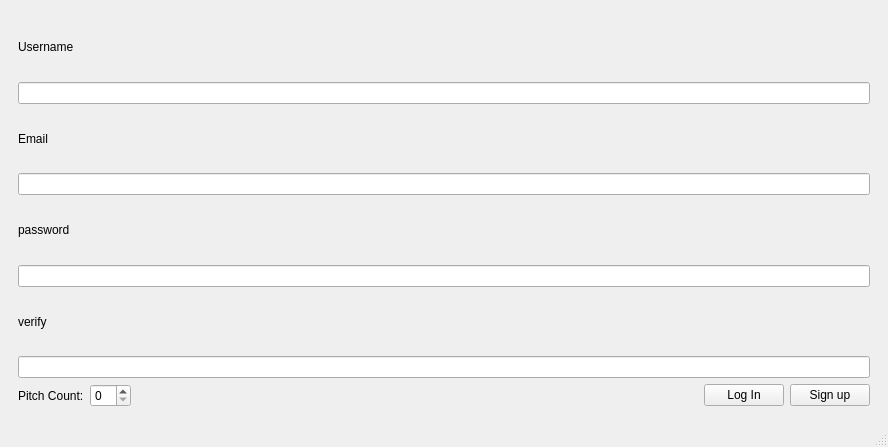
<?xml version="1.0" encoding="UTF-8"?>
<ui version="4.0">
 <class>MainWindow</class>
 <widget class="QMainWindow" name="MainWindow">
  <property name="geometry">
   <rect>
    <x>0</x>
    <y>0</y>
    <width>888</width>
    <height>447</height>
   </rect>
  </property>
  <property name="windowTitle">
   <string>MainWindow</string>
  </property>
  <widget class="QWidget" name="centralwidget">
   <layout class="QVBoxLayout" name="verticalLayout">
    <item>
     <widget class="QStackedWidget" name="stackedWidget">
      <property name="currentIndex">
       <number>2</number>
      </property>
      <widget class="QWidget" name="RecordPage">
       <layout class="QGridLayout" name="gridLayout_2">
        <item row="0" column="0">
         <layout class="QGridLayout" name="gridLayout_3">
          <item row="0" column="0">
           <layout class="QHBoxLayout" name="IdLayout" stretch="3,2,3,2,3,2,0">
            <item>
             <widget class="QLabel" name="label">
              <property name="text">
               <string>Pitch Id:</string>
              </property>
             </widget>
            </item>
            <item>
             <widget class="QSpinBox" name="pitch_spinbox"/>
            </item>
            <item>
             <widget class="QLabel" name="label_3">
              <property name="text">
               <string>Match Date:</string>
              </property>
             </widget>
            </item>
            <item>
             <widget class="QLineEdit" name="date_lineEdit"/>
            </item>
            <item>
             <widget class="QLabel" name="label_2">
              <property name="text">
               <string>Match Time:</string>
              </property>
             </widget>
            </item>
            <item>
             <widget class="QSpinBox" name="time_spinbox"/>
            </item>
            <item>
             <widget class="QPushButton" name="search_button">
              <property name="text">
               <string>Search</string>
              </property>
             </widget>
            </item>
           </layout>
          </item>
          <item row="1" column="0">
           <layout class="QHBoxLayout" name="videoLayout"/>
          </item>
         </layout>
        </item>
       </layout>
      </widget>
      <widget class="QWidget" name="LoginPage">
       <layout class="QVBoxLayout" name="verticalLayout_2">
        <item>
         <widget class="QLabel" name="label_7">
          <property name="text">
           <string>Username</string>
          </property>
         </widget>
        </item>
        <item>
         <widget class="QLineEdit" name="lineUsername"/>
        </item>
        <item>
         <spacer name="verticalSpacer_2">
          <property name="orientation">
           <enum>Qt::Orientation::Vertical</enum>
          </property>
          <property name="sizeHint" stdset="0">
           <size>
            <width>20</width>
            <height>101</height>
           </size>
          </property>
         </spacer>
        </item>
        <item>
         <widget class="QLabel" name="label_8">
          <property name="text">
           <string>Password</string>
          </property>
         </widget>
        </item>
        <item>
         <widget class="QLineEdit" name="linePassword"/>
        </item>
        <item>
         <spacer name="verticalSpacer">
          <property name="orientation">
           <enum>Qt::Orientation::Vertical</enum>
          </property>
          <property name="sizeHint" stdset="0">
           <size>
            <width>20</width>
            <height>100</height>
           </size>
          </property>
         </spacer>
        </item>
        <item>
         <widget class="QDialogButtonBox" name="buttonBox">
          <property name="standardButtons">
           <set>QDialogButtonBox::StandardButton::NoButton</set>
          </property>
         </widget>
        </item>
        <item>
         <layout class="QHBoxLayout" name="horizontalLayout_3">
          <item>
           <spacer name="horizontalSpacer_2">
            <property name="orientation">
             <enum>Qt::Orientation::Horizontal</enum>
            </property>
            <property name="sizeHint" stdset="0">
             <size>
              <width>40</width>
              <height>20</height>
             </size>
            </property>
           </spacer>
          </item>
          <item>
           <widget class="QPushButton" name="btnLogIn">
            <property name="text">
             <string>Log In</string>
            </property>
           </widget>
          </item>
          <item>
           <widget class="QPushButton" name="btnSignUp">
            <property name="text">
             <string>Sign up</string>
            </property>
           </widget>
          </item>
         </layout>
        </item>
       </layout>
      </widget>
      <widget class="QWidget" name="SignUPage">
       <layout class="QHBoxLayout" name="horizontalLayout_2">
        <item>
         <layout class="QVBoxLayout" name="verticalLayout_3">
          <item>
           <widget class="QLabel" name="label_4">
            <property name="text">
             <string>Username</string>
            </property>
           </widget>
          </item>
          <item>
           <widget class="QLineEdit" name="lineEdit_suUsername"/>
          </item>
          <item>
           <widget class="QLabel" name="label_9">
            <property name="text">
             <string>Email</string>
            </property>
           </widget>
          </item>
          <item>
           <widget class="QLineEdit" name="lineEdit_suEmail"/>
          </item>
          <item>
           <widget class="QLabel" name="label_5">
            <property name="text">
             <string>password</string>
            </property>
           </widget>
          </item>
          <item>
           <widget class="QLineEdit" name="lineEdit_suPass"/>
          </item>
          <item>
           <widget class="QLabel" name="label_6">
            <property name="text">
             <string>verify</string>
            </property>
           </widget>
          </item>
          <item>
           <widget class="QLineEdit" name="lineEdit_suPassVerify"/>
          </item>
          <item>
           <layout class="QHBoxLayout" name="horizontalLayout">
            <item>
             <widget class="QLabel" name="label_10">
              <property name="text">
               <string>Pitch Count:</string>
              </property>
             </widget>
            </item>
            <item>
             <widget class="QSpinBox" name="spinBox_pCount"/>
            </item>
            <item>
             <spacer name="horizontalSpacer">
              <property name="orientation">
               <enum>Qt::Orientation::Horizontal</enum>
              </property>
              <property name="sizeHint" stdset="0">
               <size>
                <width>40</width>
                <height>20</height>
               </size>
              </property>
             </spacer>
            </item>
            <item>
             <widget class="QPushButton" name="btnsuLogIn">
              <property name="text">
               <string>Log In</string>
              </property>
             </widget>
            </item>
            <item>
             <widget class="QPushButton" name="btnSuSignUp">
              <property name="text">
               <string>Sign up</string>
              </property>
             </widget>
            </item>
           </layout>
          </item>
         </layout>
        </item>
       </layout>
      </widget>
     </widget>
    </item>
   </layout>
  </widget>
  <widget class="QMenuBar" name="menubar">
   <property name="geometry">
    <rect>
     <x>0</x>
     <y>0</y>
     <width>888</width>
     <height>23</height>
    </rect>
   </property>
  </widget>
  <widget class="QStatusBar" name="statusbar"/>
 </widget>
 <resources/>
 <connections/>
</ui>
